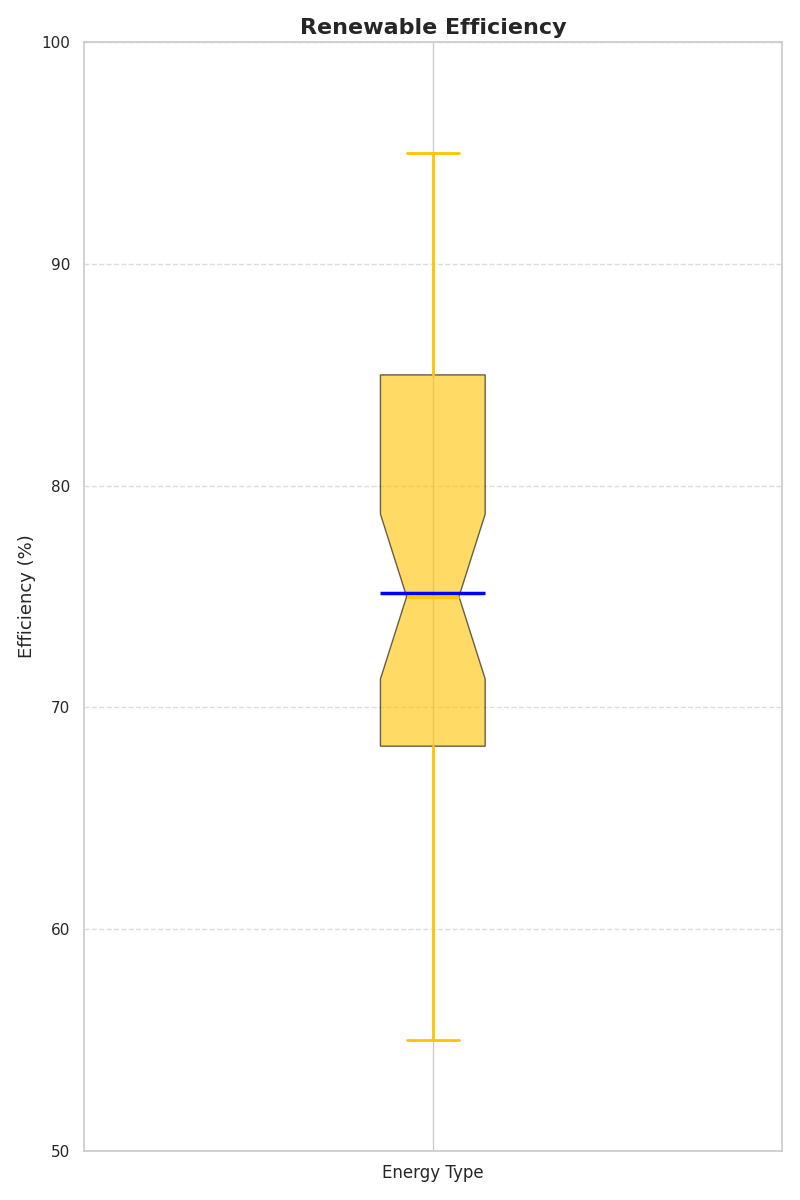

The Python source for this figure:
import matplotlib.pyplot as plt

efficiency_data = [
    75, 85, 80, 88, 90, 95, 93, 77, 82, 78,  # Solar
    60, 72, 68, 66, 74, 75, 73, 71, 70, 69,  # Wind
    85, 87, 90, 92, 88, 85, 89, 91, 86, 84,  # Hydroelectric
    55, 60, 58, 62, 59, 57, 61, 63, 64, 56,  # Biomass
    70, 72, 73, 78, 80, 75, 77, 76, 74, 71,  # Geothermal
]

fig, ax = plt.subplots(figsize=(8, 12))

bp = ax.boxplot(efficiency_data, vert=True, patch_artist=True, notch=True, showmeans=True,
                meanline=True, meanprops=dict(linestyle='-', linewidth=2.5, color='blue'))

single_color = '#FFC300'
bp['boxes'][0].set(facecolor=single_color, alpha=0.6)

for element in ['whiskers', 'caps', 'medians']:
    plt.setp(bp[element], color=single_color, linewidth=2)

ax.set_title('Renewable Efficiency', fontsize=16, fontweight='bold')
ax.set_ylabel('Efficiency (%)', fontsize=13)
ax.set_xticklabels(['Energy Type'], fontsize=12)

ax.yaxis.grid(True, linestyle='--', alpha=0.7)
ax.set_ylim(50, 100)

plt.tight_layout()
plt.show()
